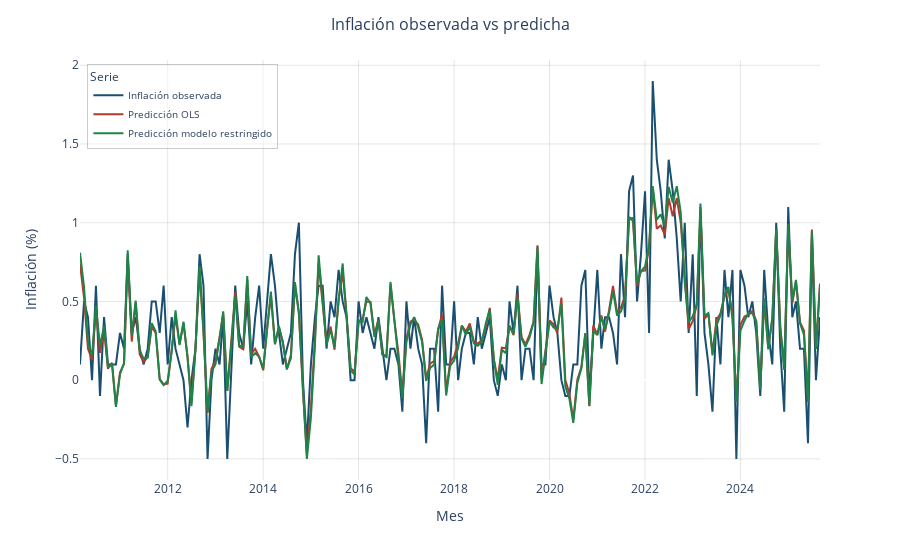

The cell this chart's notebook holds for it:
### Code cell
fig = px.line(
    df_plot,
    x="Mes",
    y="Inflación (%)",
    color="Serie",
    markers=False
)

# Paleta tipo Springer/Elsevier
colores_science = {
    "Inflación observada": "#1b4f72",
    "Predicción OLS": "#b03a2e",
    "Predicción modelo restringido": "#1e8449",
}

fig.for_each_trace(lambda t: t.update(line=dict(color=colores_science[t.name], width=2)))

# Fondo blanco + grilla suave
fig.update_layout(
    plot_bgcolor="white",
    paper_bgcolor="white"
)
fig.update_xaxes(showgrid=True, gridcolor="rgba(0,0,0,0.1)")
fig.update_yaxes(showgrid=True, gridcolor="rgba(0,0,0,0.1)")

# Leyenda reducida profesional
fig.update_layout(
    legend=dict(
        x=0.01, y=0.99,
        font=dict(size=10),
        bgcolor="rgba(255,255,255,0.5)",
        bordercolor="rgba(0,0,0,0.2)",
        borderwidth=1,
        itemwidth=30
    )
)

fig.update_layout(
    title=dict(text="Inflación observada vs predicha", x=0.5, font=dict(size=16))
)

### Figure 1 — Plotly figure (JSON) as saved in the notebook; plotly's stock layout.template omitted (floating-point values rounded to 4 significant figures; data arrays with more than 128 entries replaced by an {"elided": "..."} marker saying what was removed)
{"data": [{"hovertemplate": "Serie=Inflación observada<br>Mes=%{x}<br>Inflación (%)=%{y}<extra></extra>", "legendgroup": "Inflación observada", "line": {"color": "#1b4f72", "dash": "solid", "width": 2}, "marker": {"symbol": "circle"}, "mode": "lines", "name": "Inflación observada", "orientation": "v", "showlegend": true, "type": "scatter", "x": {"elided": "187 str values"}, "xaxis": "x", "y": {"elided": "187 float values"}, "yaxis": "y"}, {"hovertemplate": "Serie=Predicción OLS<br>Mes=%{x}<br>Inflación (%)=%{y}<extra></extra>", "legendgroup": "Predicción OLS", "line": {"color": "#b03a2e", "dash": "solid", "width": 2}, "marker": {"symbol": "circle"}, "mode": "lines", "name": "Predicción OLS", "orientation": "v", "showlegend": true, "type": "scatter", "x": {"elided": "187 str values"}, "xaxis": "x", "y": {"elided": "187 float values"}, "yaxis": "y"}, {"hovertemplate": "Serie=Predicción modelo restringido<br>Mes=%{x}<br>Inflación (%)=%{y}<extra></extra>", "legendgroup": "Predicción modelo restringido", "line": {"color": "#1e8449", "dash": "solid", "width": 2}, "marker": {"symbol": "circle"}, "mode": "lines", "name": "Predicción modelo restringido", "orientation": "v", "showlegend": true, "type": "scatter", "x": {"elided": "187 str values"}, "xaxis": "x", "y": {"elided": "187 float values"}, "yaxis": "y"}], "layout": {"legend": {"bgcolor": "rgba(255,255,255,0.5)", "bordercolor": "rgba(0,0,0,0.2)", "borderwidth": 1, "font": {"size": 10}, "itemwidth": 30, "title": {"text": "Serie"}, "tracegroupgap": 0, "x": 0.01, "y": 0.99}, "margin": {"t": 60}, "paper_bgcolor": "white", "plot_bgcolor": "white", "title": {"font": {"size": 16}, "text": "Inflación observada vs predicha", "x": 0.5}, "xaxis": {"anchor": "y", "domain": [0, 1], "gridcolor": "rgba(0,0,0,0.1)", "showgrid": true, "title": {"text": "Mes"}}, "yaxis": {"anchor": "x", "domain": [0, 1], "gridcolor": "rgba(0,0,0,0.1)", "showgrid": true, "title": {"text": "Inflación (%)"}}}}
